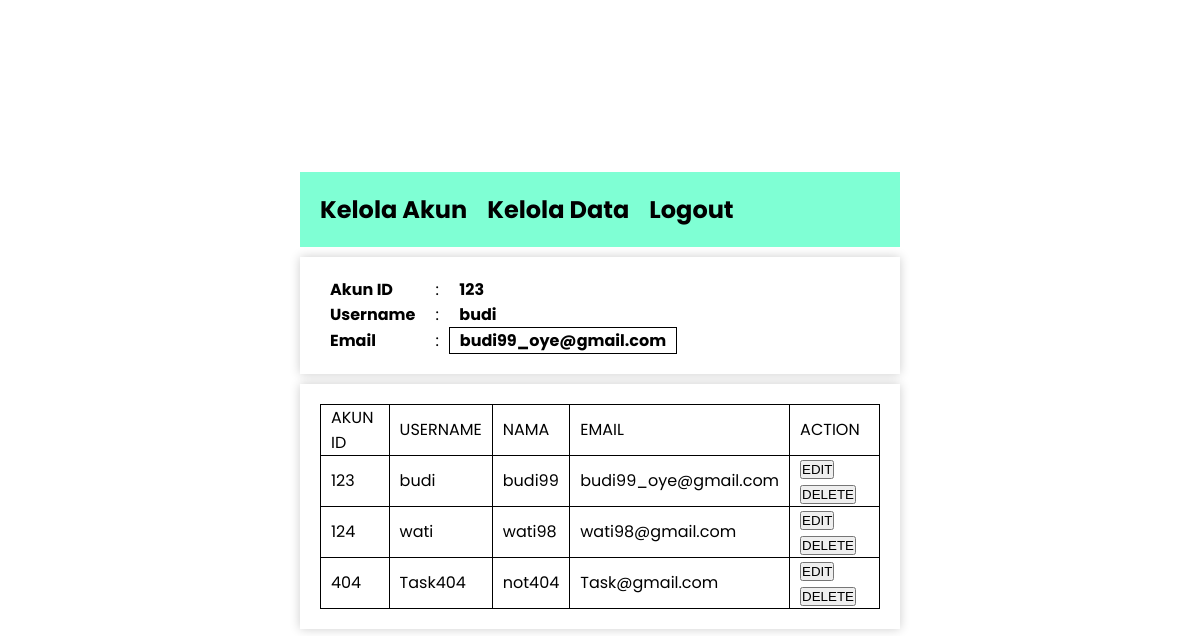
The page /adminpageAkun.php (signed in) on the database its author committed.
### tables this page shows
CREATE TABLE `akun` (
  `akun_id` varchar(5) NOT NULL,
  `username` varchar(50) NOT NULL,
  `password` varchar(50) NOT NULL,
  `email` varchar(100) NOT NULL
);

### adminpageAkun.php (the view, shortened to what this page needs)
<?php
include 'dbkey.php';
$id = $_SESSION['LoggedID'];
$query = mysqli_query($connexion,"SELECT * FROM akun WHERE akun_id = '$id' ");
$result = mysqli_fetch_array($query,MYSQLI_ASSOC);
?>
<!DOCTYPE html>
<html lang="en">
<head>
    <link rel="stylesheet" href="adminpagestyle.css">
</head>
<body>
    <div class="wrapper">
        <div class="main-content">
            <div class="navbar">
                <a href="#">Kelola Akun</a>
                <a href="adminpageData.php">Kelola Data</a>
                <a href="logout.php">Logout</a>
            </div>
            <div class="info-admin">
                <table class="info-table">
                    <tr class="info-table">
                        <td class="info-table"><h4>Akun ID</h4></td>
                        <td class="info-table">:</td>
                        <td class="info-table"><h4><?php echo $result['akun_id'] ?></h4>    </td>
                    </tr>
                    <tr class="info-table">
                        <td class="info-table"><h4>Username</h4></td>
                        <td class="info-table">:</td>
                        <td class="info-table"><h4><?php echo $result['username']  ?></h4></td>
                    </tr>
                    <tr class="info-table">
                        <td class="info-table"><h4>Email</h4></td>
                        <td class="info-table">:</td>
                        <td classs="info-table"><h4><?php echo $result['email']  ?></h4></td>
                    </tr>
                </table>
            </div>
            <div class="table-data">
                <table>
                    <thead>
                        <tr>
                            <td>AKUN ID</td>
                            <td>USERNAME</td>
                            <td>NAMA</td>
                            <td>EMAIL</td>
                            <td>ACTION</td>
                        </tr>
                    </thead>
                    <tbody>
                        <?php
                        $query = mysqli_query($connexion,"SELECT * FROM akun");
                        while ($result = mysqli_fetch_array($query,MYSQLI_ASSOC)){
                        ?>
                        <tr>
                            <td><?php echo $result['akun_id']?></td>
                            <td><?php echo $result['username']?></td>
                            <td><?php echo $result['password']?></td>
                            <td><?php echo $result['email']?></td>
                            <td>
                                <a href="editForm.php?target=<?php echo $result['akun_id']?>&table=akun&idn=akun_id"><button>EDIT</button></a>
                                <a href="deleteItem.php?target=<?php echo $result['akun_id']?>&table=akun&idn=akun_id"><button>DELETE</button></a>
                            </td>
                        </tr>
                        <?php
                        }
                        ?>
                    </tbody>
                </table>
            </div>
        </div>
    </div>
</body>
</html>

### adminpagestyle.css (style rules this page uses)
* { padding: 0; margin: 0; }
body { width: 100%; height: 100vh; font-family: 'Poppins', sans-serif; }
.wrapper { width: 100%; height: 100vh; display: flex; justify-content: center; align-items: center; }
.main-content { width: 50%; height: fit-content; display: flex; flex-direction: column; gap: 10px; }
.navbar { display: flex; flex-direction: row; background-color: aquamarine; gap: 20px; padding: 20px 20px 20px 20px; }
.navbar a { color: rgb(0, 0, 0); text-decoration-line: none; font-size: 24px; font-weight: 700; }
.info-admin { box-shadow: 0px 0px 10px 0px rgba(0, 0, 0, 0.2); padding: 20px 20px 20px 20px; }
.info-table { border: 0px solid black; }
table, tr, td { border-collapse: collapse; border: 1px solid black; }
td { padding: 0px 10px 0px 10px; }
.table-data { display: flex; flex-direction: column; gap : 10px; padding: 20px 20px 20px 20px; box-shadow: 0px 0px 10px 0px rgba(0, 0, 0, 0.2); }

### rows shown on the page
akun: akun_id "123", username "budi", email "budi99_oye@gmail.com", password "budi99"
akun: akun_id "124", username "wati", password "wati98", email "wati98@gmail.com"
akun: akun_id "404", username "Task404", password "not404", email "Task@gmail.com"
